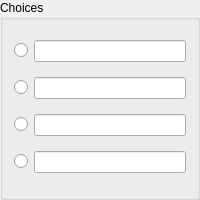
              <widget class="QGroupBox" name="q4ChoiceGroupBox">
               <property name="minimumSize">
                <size>
                 <width>0</width>
                 <height>200</height>
                </size>
               </property>
               <property name="title">
                <string>Choices</string>
               </property>
               <layout class="QGridLayout" name="gridLayout_3">
                <item row="0" column="0">
                 <layout class="QHBoxLayout" name="q4ChoiceHorizontalLayout_1">
                  <item>
                   <widget class="QRadioButton" name="q4ChoiceRadioButton_1">
                    <property name="toolTip">
                     <string>&lt;html&gt;&lt;head/&gt;&lt;body&gt;&lt;p&gt;Choose
                                                                                        which choice is the correct
                                                                                        answer&lt;/p&gt;&lt;/body&gt;&lt;/html&gt;
                                                                                    </string>
                    </property>
                    <property name="text">
                     <string/>
                    </property>
                   </widget>
                  </item>
                  <item>
                   <widget class="QLineEdit" name="q4ChoiceLineEdit_1">
                    <property name="toolTip">
                     <string>&lt;html&gt;&lt;head/&gt;&lt;body&gt;&lt;p&gt;The
                                                                                        first possible answer&lt;/p&gt;&lt;/body&gt;&lt;/html&gt;
                                                                                    </string>
                    </property>
                   </widget>
                  </item>
                 </layout>
                </item>
                <item row="1" column="0">
                 <layout class="QHBoxLayout" name="q4ChoiceHorizontalLayout_2">
                  <item>
                   <widget class="QRadioButton" name="q4ChoiceRadioButton_2">
                    <property name="toolTip">
                     <string>&lt;html&gt;&lt;head/&gt;&lt;body&gt;&lt;p&gt;Choose
                                                                                        which choice is the correct
                                                                                        answer&lt;/p&gt;&lt;/body&gt;&lt;/html&gt;
                                                                                    </string>
                    </property>
                    <property name="text">
                     <string/>
                    </property>
                   </widget>
                  </item>
                  <item>
                   <widget class="QLineEdit" name="q4ChoiceLineEdit_2">
                    <property name="toolTip">
                     <string>&lt;html&gt;&lt;head/&gt;&lt;body&gt;&lt;p&gt;The
                                                                                        second possible answer&lt;/p&gt;&lt;/body&gt;&lt;/html&gt;
                                                                                    </string>
                    </property>
                   </widget>
                  </item>
                 </layout>
                </item>
                <item row="2" column="0">
                 <layout class="QHBoxLayout" name="q4ChoiceHorizontalLayout_3">
                  <item>
                   <widget class="QRadioButton" name="q4ChoiceRadioButton_3">
                    <property name="toolTip">
                     <string>&lt;html&gt;&lt;head/&gt;&lt;body&gt;&lt;p&gt;Choose
                                                                                        which choice is the correct
                                                                                        answer&lt;/p&gt;&lt;/body&gt;&lt;/html&gt;
                                                                                    </string>
                    </property>
                    <property name="text">
                     <string/>
                    </property>
                   </widget>
                  </item>
                  <item>
                   <widget class="QLineEdit" name="q4ChoiceLineEdit_3">
                    <property name="toolTip">
                     <string>&lt;html&gt;&lt;head/&gt;&lt;body&gt;&lt;p&gt;The
                                                                                        third possible answer&lt;/p&gt;&lt;/body&gt;&lt;/html&gt;
                                                                                    </string>
                    </property>
                   </widget>
                  </item>
                 </layout>
                </item>
                <item row="3" column="0">
                 <layout class="QHBoxLayout" name="q4ChoiceHorizontalLayout_4">
                  <item>
                   <widget class="QRadioButton" name="q4ChoiceRadioButton_4">
                    <property name="toolTip">
                     <string>&lt;html&gt;&lt;head/&gt;&lt;body&gt;&lt;p&gt;Choose
                                                                                        which choice is the correct
                                                                                        answer&lt;/p&gt;&lt;/body&gt;&lt;/html&gt;
                                                                                    </string>
                    </property>
                    <property name="text">
                     <string/>
                    </property>
                   </widget>
                  </item>
                  <item>
                   <widget class="QLineEdit" name="q4ChoiceLineEdit_4">
                    <property name="toolTip">
                     <string>&lt;html&gt;&lt;head/&gt;&lt;body&gt;&lt;p&gt;The
                                                                                        fourth possible answer&lt;/p&gt;&lt;/body&gt;&lt;/html&gt;
                                                                                    </string>
                    </property>
                   </widget>
                  </item>
                 </layout>
                </item>
               </layout>
              </widget>
